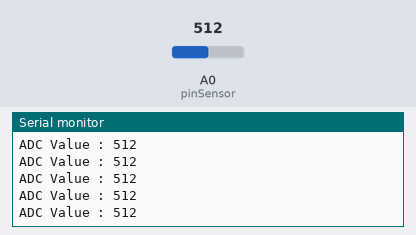
A sketch run on a simulated Arduino Uno, built with avr-gcc and run on an emulated ATmega328P. On the bench: the last lines printed to the serial monitor. The test bench sets the inputs (shaded band); at power-on: A0 (pinSensor) = 512.

Above: at 1.2 s.
1.3 s: A0 (pinSensor) set to 716
At 1.56 s:
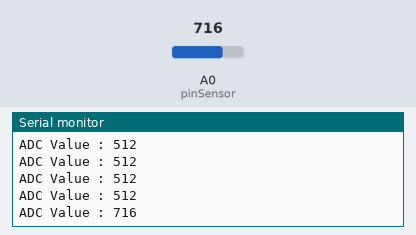
2.8 s: A0 (pinSensor) set to 900
At 2.96 s:
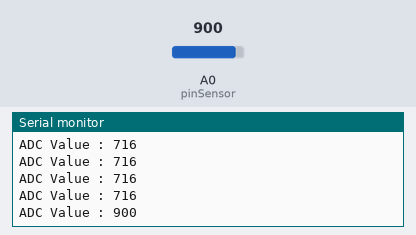
Timing chart, 0 to 5.8 s (numbered marks = the images above; inputs shaded):
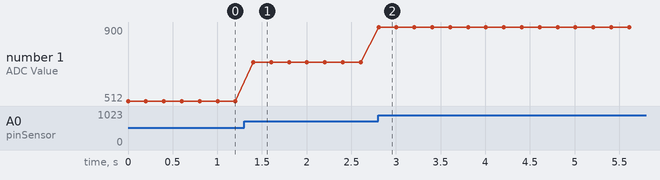

Measured:
- after the input at 1.3 s, the serial monitor: prints a new line after 0.10 s (image 1)
- after the input at 2.8 s, the serial monitor: prints a new line at once (image 2)
- plotted number 1: 512 → 716 after the input at 1.3 s, 716 → 900 after the input at 2.8 s

The sketch:

ex_readADC.ino
```cpp
//board : wemos d1 r1

#define pinSensor A0

void setup()
{
  Serial.begin(9600);
}

void loop()
{
  int valADC = analogRead(pinSensor);
  Serial.print("ADC Value : ");
  Serial.println(valADC);
  delay(200);
}
```
